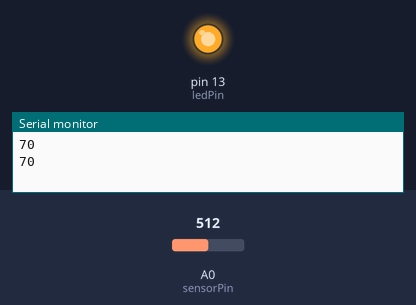
Bench run of a sketch on a simulated Arduino Uno, built with avr-gcc and run on an emulated ATmega328P. Parts: output pins drawn as LEDs (lit = HIGH), the last lines printed to the serial monitor. The inputs (shaded band) are chosen by the test bench; at power-on: A0 (sensorPin) = 512.

Above: at 1.9 s.
2.0 s: A0 (sensorPin) set to 470
3.5 s: A0 (sensorPin) set to 450
At 5.5 s:
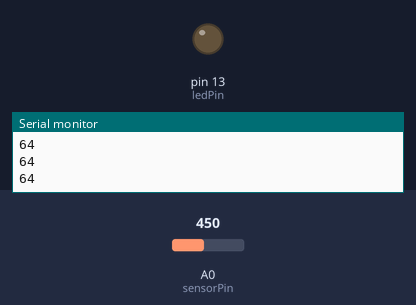
6.0 s: A0 (sensorPin) set to 511
At 6.9 s:
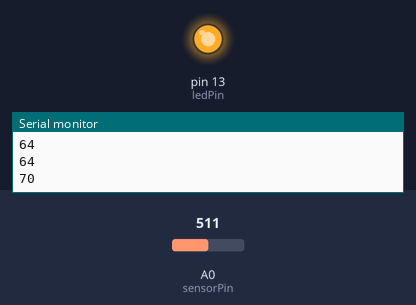
7.6 s: A0 (sensorPin) set to 306
At 9.7 s:
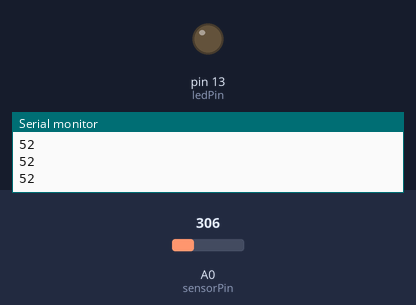
Timing chart, 0 to 10.8 s (numbered marks = the images above; inputs shaded):
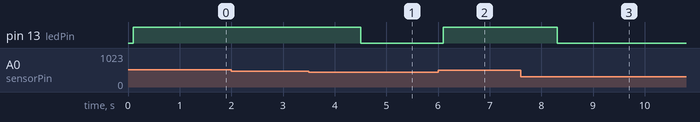

The sketch:

project_code.ino
```cpp
int sensorPin = 0;    //Microphone Sensor Pin on analog 0
int ledPin = 13;
int sensorValue;

void setup() {
  pinMode(ledPin, OUTPUT);
  Serial.begin(9600);
}

void loop() {
  // read the value from the sensor:
  sensorValue = analogRead(sensorPin);
  int noise = ((sensorValue+321.01)/11.867);
  Serial.println(noise);
  delay(100);
  if (noise > 65) {
digitalWrite(ledPin, HIGH);
  delay(1000);
  }
  else {
    digitalWrite(ledPin, LOW);
  }
}
```

Measured:
- the behaviour switches between 463 and 462 on A0 (sensorPin) (found by bisection; images 0 and 1)
- after the input at 3.5 s, pin 13 (ledPin): HIGH → LOW after 1.0 s
- after the input at 6.0 s, pin 13 (ledPin): LOW → HIGH after 0.11 s
- after the input at 7.6 s, pin 13 (ledPin): HIGH → LOW after 0.71 s
